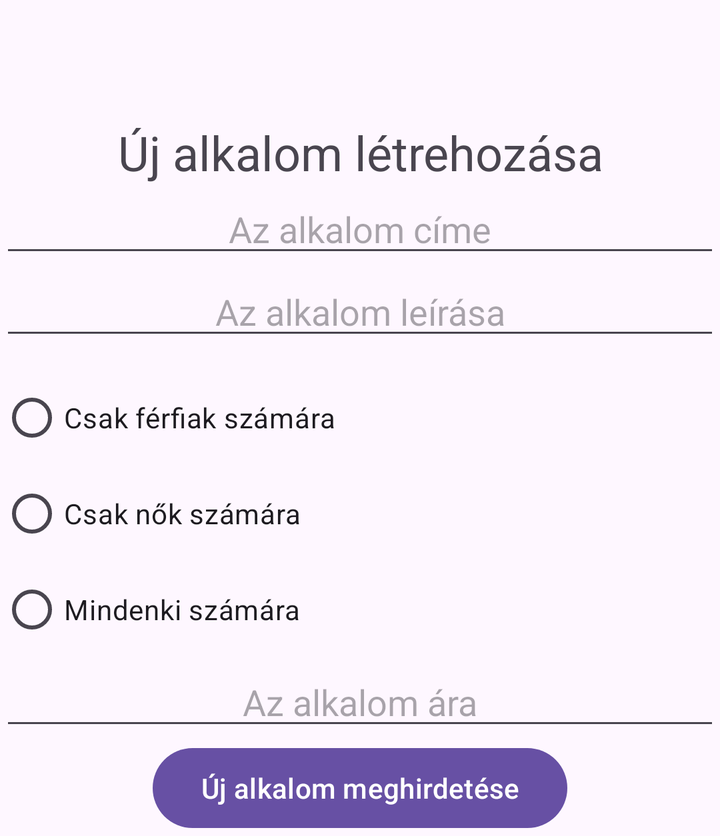
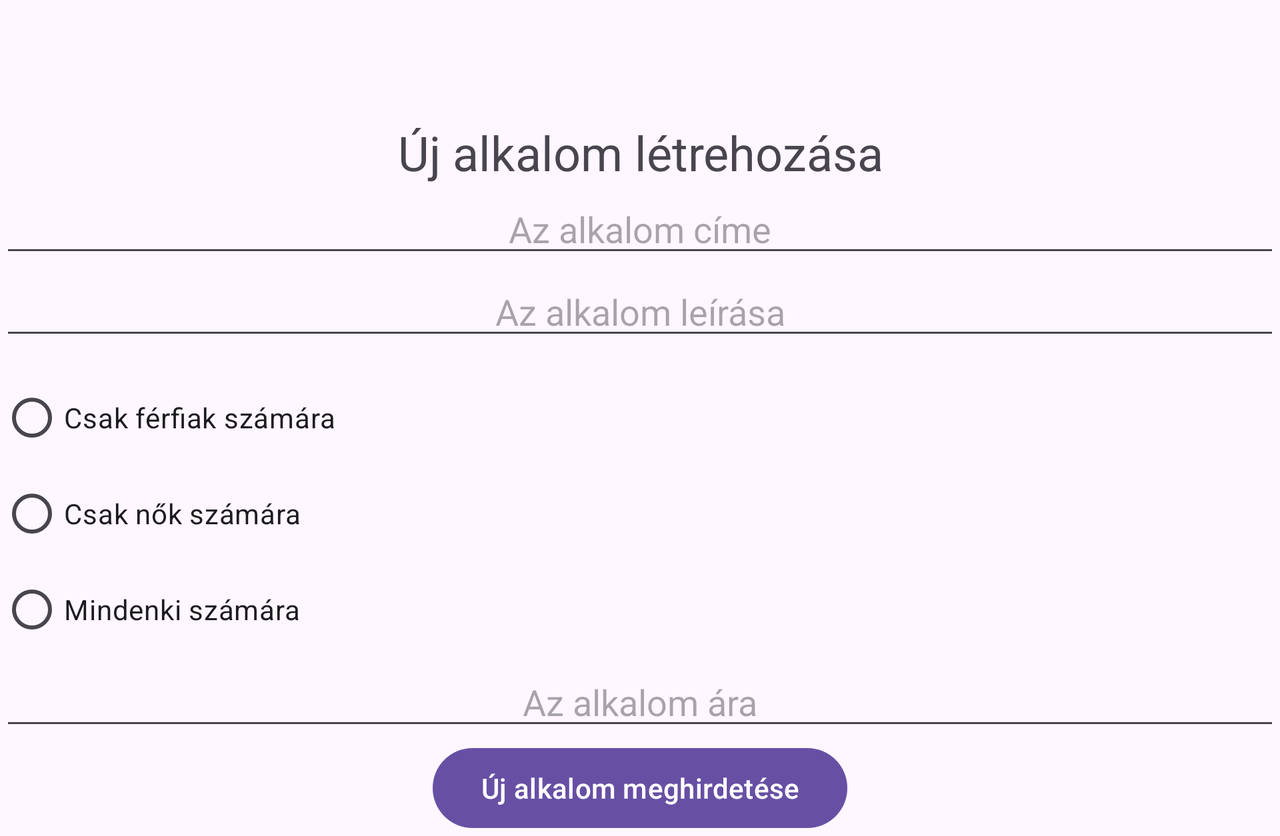

The same Android screen from two of the app's own layout files: first res/layout/ as a phone draws it, then the repository's variant for another configuration, drawn on a device whose configuration selects that folder. Both files follow.
<!-- AndroidManifest.xml: application theme Theme.Material3.DayNight -->
<!-- res/layout/activity_new_session.xml -->
<?xml version="1.0" encoding="utf-8"?>
<RelativeLayout xmlns:android="http://schemas.android.com/apk/res/android"
    xmlns:tools="http://schemas.android.com/tools"
    android:id="@+id/main"
    android:layout_width="wrap_content"
    android:layout_height="wrap_content"
    tools:context=".NewSessionActivity">

    <TextView
        android:id="@+id/newSessionTextView"
        android:layout_width="match_parent"
        android:layout_height="wrap_content"
        android:layout_alignParentStart="true"
        android:layout_alignParentEnd="true"
        android:layout_marginTop="60dp"
        android:text="@string/new_session"
        android:textAlignment="center"
        android:textSize="24sp" />

    <EditText
        android:id="@+id/sessionTitleEditText"
        android:layout_width="match_parent"
        android:layout_height="wrap_content"
        android:layout_below="@+id/newSessionTextView"
        android:layout_marginLeft="@dimen/default_margin"
        android:layout_marginTop="@dimen/default_margin"
        android:layout_marginRight="@dimen/default_margin"
        android:ems="10"
        android:hint="@string/session_title"
        android:inputType="textPersonName"
        android:textAlignment="center" />


    <EditText
        android:id="@+id/sessionDescriptionEditText"
        android:layout_width="match_parent"
        android:layout_height="wrap_content"
        android:layout_below="@+id/sessionTitleEditText"
        android:layout_marginLeft="@dimen/default_margin"
        android:layout_marginTop="@dimen/default_margin"
        android:layout_marginRight="@dimen/default_margin"
        android:ems="10"
        android:maxLines="5"
        android:hint="@string/session_description"
        android:inputType="textMultiLine"
        android:textAlignment="center" />


    <RadioGroup
        android:id="@+id/genderRadioGroup"
        android:layout_width="match_parent"
        android:layout_height="wrap_content"
        android:layout_below="@+id/sessionDescriptionEditText"
        android:layout_marginLeft="@dimen/default_margin"
        android:layout_marginTop="10dp"
        android:layout_marginRight="@dimen/default_margin"
        >

        <RadioButton
            android:id="@+id/genderMaleRadioButton"
            android:layout_width="wrap_content"
            android:layout_height="wrap_content"
            android:text="@string/only_for_men" />


        <RadioButton
            android:id="@+id/genderFemaleRadioButton"
            android:layout_width="wrap_content"
            android:layout_height="wrap_content"
            android:text="@string/only_for_women" />

        <RadioButton
            android:id="@+id/genderOtherRadioButton"
            android:layout_width="wrap_content"
            android:layout_height="wrap_content"
            android:text="@string/for_everyone" />
    </RadioGroup>


    <EditText
        android:id="@+id/sessionPriceEditText"
        android:layout_width="match_parent"
        android:layout_height="wrap_content"
        android:layout_below="@+id/genderRadioGroup"
        android:layout_marginLeft="@dimen/default_margin"
        android:layout_marginTop="@dimen/default_margin"
        android:layout_marginRight="@dimen/default_margin"
        android:ems="10"
        android:hint="@string/session_price"
        android:inputType="number"
        android:textAlignment="center" />

    <Button
        android:id="@+id/updateButton"
        android:layout_width="wrap_content"
        android:layout_height="wrap_content"
        android:layout_below="@+id/sessionPriceEditText"
        android:layout_centerHorizontal="true"
        android:layout_marginTop="@dimen/default_margin"
        android:onClick="createNewSession"
        android:text="@string/create_new_session" />

</RelativeLayout>
<!-- resources referenced by this layout -->
<resources>
  <string name="create_new_session">Új alkalom meghirdetése</string>
  <string name="for_everyone">Mindenki számára</string>
  <string name="new_session">Új alkalom létrehozása</string>
  <string name="only_for_men">Csak férfiak számára</string>
  <string name="only_for_women">Csak nők számára</string>
  <string name="session_description">Az alkalom leírása</string>
  <string name="session_price">Az alkalom ára</string>
  <string name="session_title">Az alkalom címe</string>
</resources>
<!-- res/layout-land/activity_new_session.xml (the repository's variant of the layout above) -->
<!-- drawn on the phone turned sideways -->
<?xml version="1.0" encoding="utf-8"?>
<ScrollView xmlns:android="http://schemas.android.com/apk/res/android"
    android:layout_width="match_parent"
    android:layout_height="match_parent">
    <RelativeLayout
        xmlns:tools="http://schemas.android.com/tools"
        android:id="@+id/main"
        android:layout_width="wrap_content"
        android:layout_height="wrap_content"
        tools:context=".NewSessionActivity">

        <TextView
            android:id="@+id/newSessionTextView"
            android:layout_width="match_parent"
            android:layout_height="wrap_content"
            android:layout_alignParentStart="true"
            android:layout_alignParentEnd="true"
            android:layout_marginTop="60dp"
            android:text="@string/new_session"
            android:textAlignment="center"
            android:textSize="24sp" />

        <EditText
            android:id="@+id/sessionTitleEditText"
            android:layout_width="match_parent"
            android:layout_height="wrap_content"
            android:layout_below="@+id/newSessionTextView"
            android:layout_marginLeft="@dimen/default_margin"
            android:layout_marginTop="@dimen/default_margin"
            android:layout_marginRight="@dimen/default_margin"
            android:ems="10"
            android:hint="@string/session_title"
            android:inputType="textPersonName"
            android:textAlignment="center" />


        <EditText
            android:id="@+id/sessionDescriptionEditText"
            android:layout_width="match_parent"
            android:layout_height="wrap_content"
            android:layout_below="@+id/sessionTitleEditText"
            android:layout_marginLeft="@dimen/default_margin"
            android:layout_marginTop="@dimen/default_margin"
            android:layout_marginRight="@dimen/default_margin"
            android:ems="10"
            android:maxLines="5"
            android:hint="@string/session_description"
            android:inputType="textMultiLine"
            android:textAlignment="center" />


        <RadioGroup
            android:id="@+id/genderRadioGroup"
            android:layout_width="match_parent"
            android:layout_height="wrap_content"
            android:layout_below="@+id/sessionDescriptionEditText"
            android:layout_marginLeft="@dimen/default_margin"
            android:layout_marginTop="10dp"
            android:layout_marginRight="@dimen/default_margin"
            >

            <RadioButton
                android:id="@+id/genderMaleRadioButton"
                android:layout_width="wrap_content"
                android:layout_height="wrap_content"
                android:text="@string/only_for_men" />


            <RadioButton
                android:id="@+id/genderFemaleRadioButton"
                android:layout_width="wrap_content"
                android:layout_height="wrap_content"
                android:text="@string/only_for_women" />

            <RadioButton
                android:id="@+id/genderOtherRadioButton"
                android:layout_width="wrap_content"
                android:layout_height="wrap_content"
                android:text="@string/for_everyone" />
        </RadioGroup>


        <EditText
            android:id="@+id/sessionPriceEditText"
            android:layout_width="match_parent"
            android:layout_height="wrap_content"
            android:layout_below="@+id/genderRadioGroup"
            android:layout_marginLeft="@dimen/default_margin"
            android:layout_marginTop="@dimen/default_margin"
            android:layout_marginRight="@dimen/default_margin"
            android:ems="10"
            android:hint="@string/session_price"
            android:inputType="number"
            android:textAlignment="center" />

        <Button
            android:id="@+id/updateButton"
            android:layout_width="wrap_content"
            android:layout_height="wrap_content"
            android:layout_below="@+id/sessionPriceEditText"
            android:layout_centerHorizontal="true"
            android:layout_marginTop="@dimen/default_margin"
            android:onClick="createNewSession"
            android:text="@string/create_new_session" />

    </RelativeLayout>
</ScrollView>
